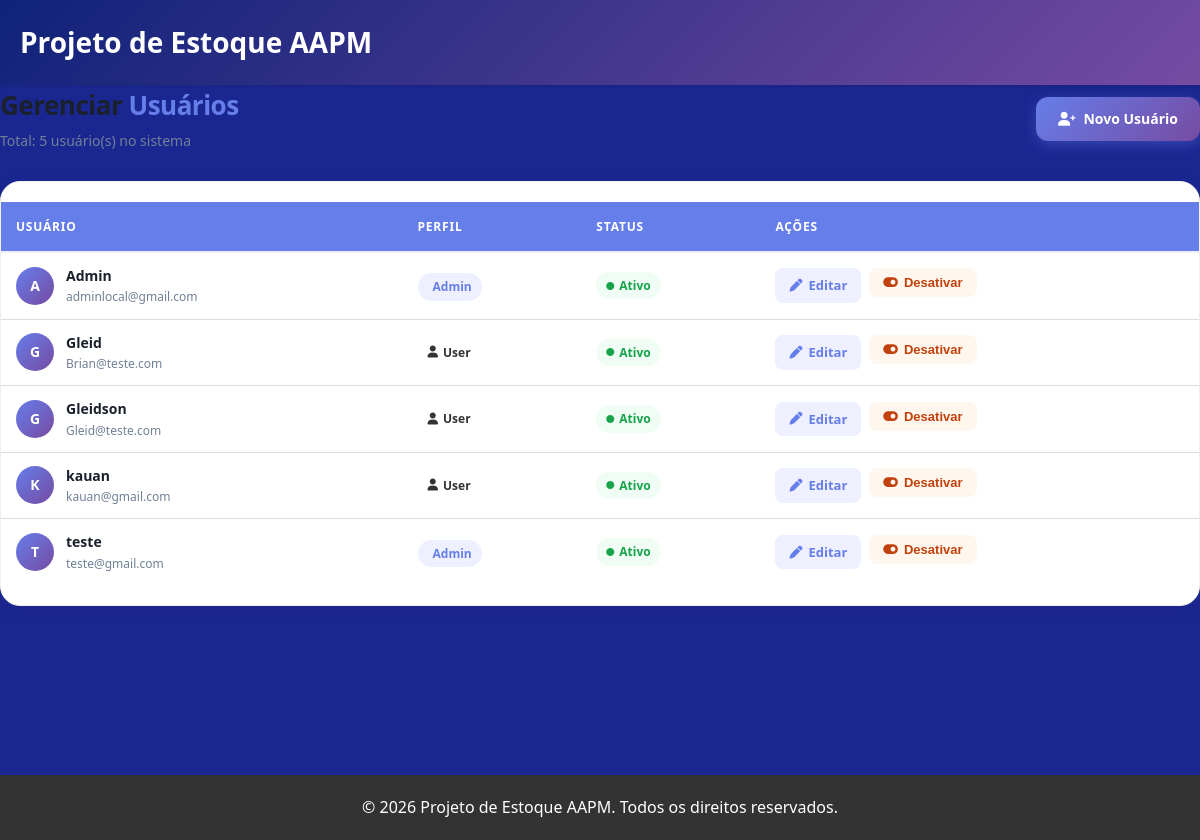
/usuarios/ (signed in), run on the app's committed database.
### app/models/usuario.py (models this page shows)
class Usuario(Base):
    __tablename__ = "usuarios"
    id = Column(Integer, primary_key=True, index=True)
    nome = Column(String(255), nullable=False)
    email = Column(String(255), unique=True, nullable=False)
    senha_hash = Column(String(255), nullable=False)
    role = Column(String(20), default="user")
    ativo = Column(Boolean, default=True)
    criado_em = Column(DateTime, server_default=func.now())

### app/controllers/admin_controller.py (the view)
@router.get("/")
def listar_usuarios(
    request: Request,
    db: Session = Depends(get_db),
    admin = Depends(get_admin) # Bloqueia quem não é admin
):
    usuarios = db.query(Usuario).order_by(Usuario.nome).all()
    return templates.TemplateResponse(
        request,
        "usuarios/index.html",
        {
            "request": request,
            "admin": admin,
            "usuarios": usuarios
        }
    )

### app/templates/usuarios/index.html (shortened to what this page needs)
{% extends "base.html" %}
{% block head %}
<link rel="stylesheet" href="https://cdnjs.cloudflare.com/ajax/libs/font-awesome/6.0.0/css/all.min.css">
{% endblock %}
{% block content %}
<div class="page-header">
  <div>
    <h1 class="page-title">Gerenciar <span>Usuários</span></h1>
    <p style="color:#718096; font-size:14px; margin-top:4px;">Total: {{ usuarios|length }} usuário(s) no sistema</p>
  </div>
  <a href="/usuarios/novo" class="btn-novo"><i class="fas fa-user-plus"></i> Novo Usuário</a>
</div>
<div class="card">
  {% if usuarios %}
  <table>
    <thead>
      <tr>
        <th>Usuário</th>
        <th>Perfil</th>
        <th>Status</th>
        <th>Ações</th>
      </tr>
    </thead>
    <tbody>
      {% for u in usuarios %}
      <tr>
        <td>
          <div class="user-cell">
            <div class="avatar">{{ u.nome[0].upper() }}</div>
            <div>
              <div class="user-name">{{ u.nome }}</div>
              <div class="user-email">{{ u.email }}</div>
            </div>
          </div>
        </td>
        <td>
          <span class="badge badge-{{ u.role }}">
            <i class="fas fa-{{ 'shield-halved' if u.role == 'admin' else 'user' }}"></i>
            {{ u.role | capitalize }}
          </span>
        </td>
        <td>
          <span class="badge badge-{{ 'ativo' if u.ativo else 'inativo' }}">
            <i class="fas fa-circle" style="font-size:8px;"></i>
            {{ 'Ativo' if u.ativo else 'Inativo' }}
          </span>
        </td>
        <td>
          <div class="actions">
            <a href="/usuarios/{{ u.id }}/editar" class="btn-action btn-edit">
              <i class="fas fa-pen"></i> Editar
            </a>
            <form action="/usuarios/{{ u.id }}/toggle-ativo" method="post" style="margin:0;">
              <button type="submit" class="btn-action btn-toggle {{ 'ativar' if not u.ativo else '' }}">
                <i class="fas fa-{{ 'toggle-on' if u.ativo else 'toggle-off' }}"></i>
                {{ 'Desativar' if u.ativo else 'Ativar' }}
              </button>
            </form>
          </div>
        </td>
      </tr>
      {% endfor %}
    </tbody>
  </table>
  {% endif %}
</div>
{% endblock %}

### app/templates/usuarios/index.html (style rules this page uses)
body { font-family: 'Plus Jakarta Sans', sans-serif; }
.page-header { display: flex; justify-content: space-between; align-items: center; margin-bottom: 28px; }
.page-title { font-size: 26px; font-weight: 800; color: #1a202c; letter-spacing: -0.5px; }
.page-title span { color: #667eea; }
.btn-novo { background: linear-gradient(135deg, #667eea 0%, #764ba2 100%); color: white; padding: 11px 22px; border-radius: 12px; text-decoration: none; font-weight: 700; font-size: 14px; display: inline-flex; align-items: center; gap: 8px; transition: transform 0.2s, box-shadow 0.2s; box-shadow: 0 4px 14px rgba(102,126,234,0.35); }
.card { background: white; border-radius: 20px; box-shadow: 0 4px 20px rgba(0,0,0,0.06); overflow: hidden; border: 1px solid #f0f0f0; }
table { width: 100%; border-collapse: collapse; margin: 0; }
thead th { background: #f8f9ff; padding: 14px 18px; text-align: left; font-size: 12px; font-weight: 700; text-transform: uppercase; letter-spacing: 0.8px; color: #667eea; border-bottom: 2px solid #eef0ff; }
tbody td { padding: 15px 18px; border-bottom: 1px solid #f5f5f5; vertical-align: middle; font-size: 14px; }
tbody tr:last-child td { border-bottom: none; }
.user-cell { display: flex; align-items: center; gap: 12px; }
.avatar { width: 38px; height: 38px; border-radius: 50%; background: linear-gradient(135deg, #667eea, #764ba2); color: white; font-weight: 700; font-size: 14px; display: flex; align-items: center; justify-content: center; flex-shrink: 0; }
.user-name { font-weight: 600; color: #1a202c; }
.user-email { font-size: 12px; color: #718096; }
.badge { display: inline-flex; align-items: center; gap: 5px; padding: 4px 10px; border-radius: 20px; font-size: 12px; font-weight: 700; }
.badge-admin { background: #eef0ff; color: #667eea; }
.badge-ativo { background: #f0fdf4; color: #16a34a; }
.actions { display: flex; gap: 8px; }
.btn-action { padding: 7px 14px; border-radius: 8px; font-size: 13px; font-weight: 600; text-decoration: none; border: none; cursor: pointer; display: inline-flex; align-items: center; gap: 6px; transition: 0.2s; }
.btn-edit { background: #eef0ff; color: #667eea; }
.btn-toggle { background: #fff7ed; color: #c2410c; }

### app/templates/base.html (style rules this page uses)
* { margin: 0; padding: 0; box-sizing: border-box; }
body { font-family: 'Segoe UI', Tahoma, Geneva, Verdana, sans-serif; background-color: #1b2791; color: #333; line-height: 1.6; min-height: 100vh; }
h1 { font-size: 28px; font-weight: 600; }
button, .btn { background-color: #667eea; color: white; padding: 10px 20px; border: none; border-radius: 4px; cursor: pointer; transition: 0.3s; }
table { width: 100%; border-collapse: collapse; background-color: white; margin: 20px 0; }
table th { background-color: #667eea; color: white; padding: 15px; text-align: left; }
table td { padding: 12px 15px; border-bottom: 1px solid #ddd; }

### data on the page
Usuario: nome "A", nome "Admin", email "adminlocal@gmail.com", role "Admin", ativo "Ativo", ativo "Desativar"
Usuario: nome "G", nome "Gleid", email "Brian@teste.com", role "User", ativo "Ativo", ativo "Desativar"
Usuario: nome "G", nome "Gleidson", email "Gleid@teste.com", role "User", ativo "Ativo", ativo "Desativar"
Usuario: nome "K", nome "kauan", email "kauan@gmail.com", role "User", ativo "Ativo", ativo "Desativar"
Usuario: nome "T", nome "teste", email "teste@gmail.com", role "Admin", ativo "Ativo", ativo "Desativar"

### other printed values
{{ usuarios|length }} "5"
